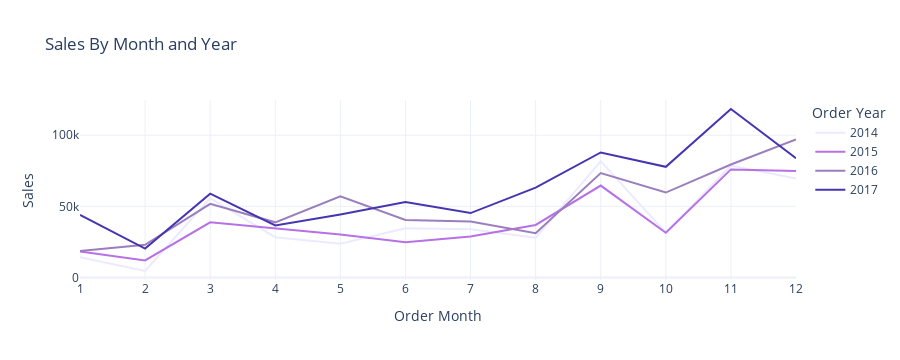

Notebook code cell kept with this figure:
### Code cell
purple_shades = ['#EBEAFF', '#B771E5','#9B7EBD', '#4635B1']
fig = px.line(monthly_sales, x = 'Order Month', y = 'Sales',
title = 'Sales By Month and Year', color='Order Year',
color_discrete_sequence=purple_shades)
fig.update_xaxes(type='category')
fig.show()

### Figure 1 — Plotly figure (JSON) as saved in the notebook; plotly's stock layout.template omitted (floating-point values rounded to 4 significant figures)
{"data": [{"hovertemplate": "Order Year=2014<br>Order Month=%{x}<br>Sales=%{y}<extra></extra>", "legendgroup": "2014", "line": {"color": "#EBEAFF", "dash": "solid"}, "marker": {"symbol": "circle"}, "mode": "lines", "name": "2014", "orientation": "v", "showlegend": true, "type": "scatter", "x": [1, 2, 3, 4, 5, 6, 7, 8, 9, 10, 11, 12], "xaxis": "x", "y": [14240.0, 4520.0, 55690.0, 28300.0, 23650.0, 34600.0, 33950.0, 27910.0, 81780.0, 31450.0, 78630.0, 69550.0], "yaxis": "y"}, {"hovertemplate": "Order Year=2015<br>Order Month=%{x}<br>Sales=%{y}<extra></extra>", "legendgroup": "2015", "line": {"color": "#B771E5", "dash": "solid"}, "marker": {"symbol": "circle"}, "mode": "lines", "name": "2015", "orientation": "v", "showlegend": true, "type": "scatter", "x": [1, 2, 3, 4, 5, 6, 7, 8, 9, 10, 11, 12], "xaxis": "x", "y": [18170.0, 11950.0, 38730.0, 34200.0, 30130.0, 24800.0, 28770.0, 36900.0, 64600.0, 31400.0, 75970.0, 74920.0], "yaxis": "y"}, {"hovertemplate": "Order Year=2016<br>Order Month=%{x}<br>Sales=%{y}<extra></extra>", "legendgroup": "2016", "line": {"color": "#9B7EBD", "dash": "solid"}, "marker": {"symbol": "circle"}, "mode": "lines", "name": "2016", "orientation": "v", "showlegend": true, "type": "scatter", "x": [1, 2, 3, 4, 5, 6, 7, 8, 9, 10, 11, 12], "xaxis": "x", "y": [18540.0, 22980.0, 51720.0, 38750.0, 56990.0, 40340.0, 39260.0, 31120.0, 73410.0, 59690.0, 79410.0, 97000.0], "yaxis": "y"}, {"hovertemplate": "Order Year=2017<br>Order Month=%{x}<br>Sales=%{y}<extra></extra>", "legendgroup": "2017", "line": {"color": "#4635B1", "dash": "solid"}, "marker": {"symbol": "circle"}, "mode": "lines", "name": "2017", "orientation": "v", "showlegend": true, "type": "scatter", "x": [1, 2, 3, 4, 5, 6, 7, 8, 9, 10, 11, 12], "xaxis": "x", "y": [43970.0, 20300.0, 58870.0, 36520.0, 44260.0, 52980.0, 45260.0, 63120.0, 87870.0, 77780.0, 118400.0, 83830.0], "yaxis": "y"}], "layout": {"height": 360, "legend": {"title": {"text": "Order Year"}, "tracegroupgap": 0}, "title": {"text": "Sales By Month and Year"}, "xaxis": {"anchor": "y", "autorange": true, "domain": [0, 1], "range": [0, 11], "title": {"text": "Order Month"}, "type": "category"}, "yaxis": {"anchor": "x", "autorange": true, "domain": [0, 1], "range": [-1809.0, 124800.0], "title": {"text": "Sales"}, "type": "linear"}}}
